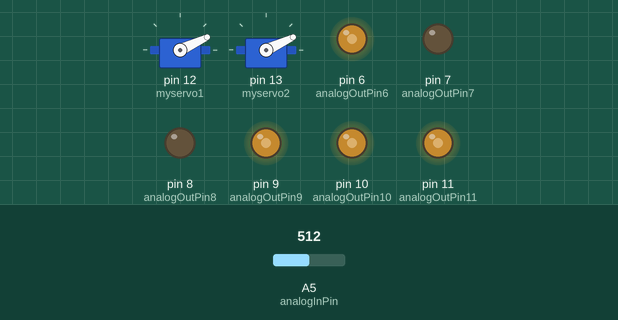
Simulated run of this sketch. Board: Arduino Uno, built with avr-gcc and run on an emulated ATmega328P. Parts: 2 × servo, output pins drawn as LEDs (lit = HIGH). Inputs (shaded band) come from the test bench; at power-on: A5 (analogInPin) = 512.

Above: at 1.26 s.
1.3 s: A5 (analogInPin) set to 716
At 1.47 s:
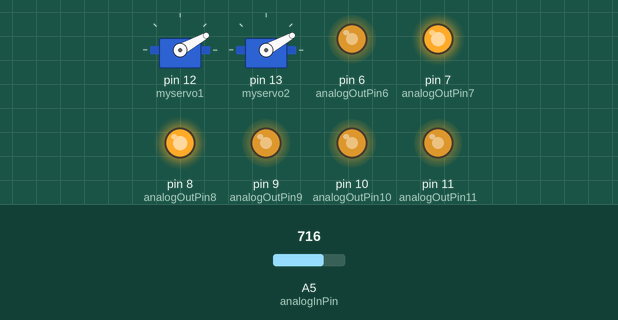
4.3 s: A5 (analogInPin) set to 900
At 4.49 s:
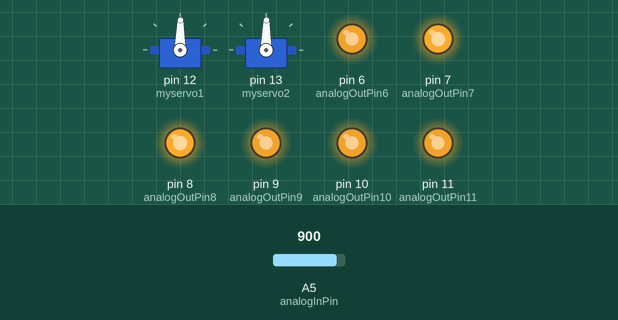
7.3 s: A5 (analogInPin) set to 511
At 9.11 s:
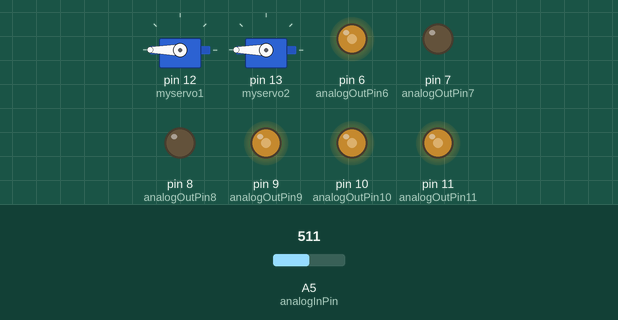
10.3 s: A5 (analogInPin) set to 170
At 10.48 s:
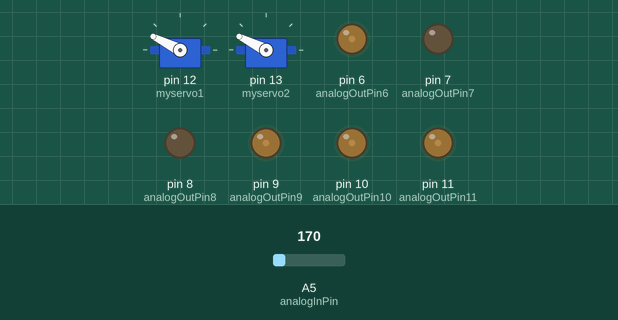
13.3 s: A5 (analogInPin) set to 306
At 13.45 s:
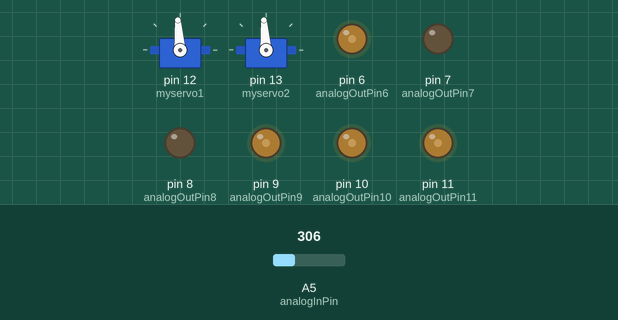
Timing chart, 0 to 24.8 s (numbered marks = the images above; inputs shaded):
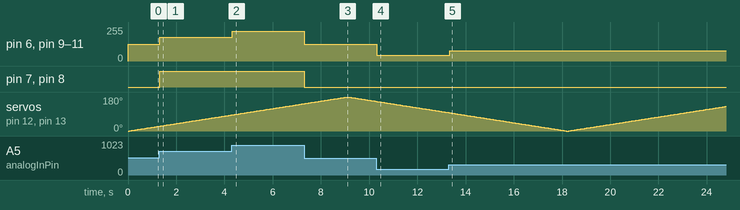

The sketch:

ArduinoCode.ino
```cpp
#include <Servo.h>

Servo myservo1;
Servo myservo2;

const int analogInPin = A5;

const int analogOutPin11 = 11;
const int analogOutPin10 = 10;
const int analogOutPin9 = 9;
const int analogOutPin8 = 8;
const int analogOutPin7 = 7;
const int analogOutPin6 = 6;

int sensorValue = 0;
int outputValue = 0;

int pos = 0;    // variable to store the servo position
int state =0;
int dingetje = 0;

void setup() {
  for (int i=6;i<12;i++)
  {
    pinMode(i, OUTPUT);
  }
  myservo1.attach(12);
  myservo2.attach(13);
}

void updateLights(){
      sensorValue = analogRead(analogInPin);
      outputValue = map(sensorValue, 0, 1023, 0, 255);
      analogWrite(analogOutPin11, outputValue);
      analogWrite(analogOutPin6, outputValue);
      analogWrite(analogOutPin7, outputValue);
      analogWrite(analogOutPin8, outputValue);
      analogWrite(analogOutPin9, outputValue);
      analogWrite(analogOutPin10, outputValue);
}

void loop() {

  digitalWrite(10, HIGH);
  updateLights();


   for (pos = 0; pos <= 180; pos += 1) { // goes from 0 degrees to 180 degrees
      myservo1.write(pos);              // tell servo to go to position in variable 'pos'
      myservo2.write(pos);
      updateLights();
      delay(50);                       // waits 15ms for the servo to reach the position
    }
   for (pos = 180; pos >= 0; pos -= 1) { // goes from 180 degrees to 0 degrees
      myservo1.write(pos);              // tell servo to go to position in variable 'pos'
      myservo2.write(pos);
      updateLights();
      delay(50);                       // waits 15ms for the servo to reach the position
    }


}
```

Measured:
- after the input at 1.3 s, pin 6 (analogOutPin6), pin 9 (analogOutPin9), pin 10 (analogOutPin10), pin 11 (analogOutPin11): 127/255 → 178/255 at once; pin 7 (analogOutPin7), pin 8 (analogOutPin8): LOW → HIGH at once
- after the input at 4.3 s, pin 6 (analogOutPin6), pin 9 (analogOutPin9), pin 10 (analogOutPin10), pin 11 (analogOutPin11): 178/255 → 224/255 at once
- after the input at 7.3 s, pin 6 (analogOutPin6), pin 9 (analogOutPin9), pin 10 (analogOutPin10), pin 11 (analogOutPin11): 224/255 → 127/255 at once; pin 7 (analogOutPin7), pin 8 (analogOutPin8): HIGH → LOW at once
- after the input at 10.3 s, pin 6 (analogOutPin6), pin 9 (analogOutPin9), pin 10 (analogOutPin10), pin 11 (analogOutPin11): 127/255 → 42/255 at once
- after the input at 13.3 s, pin 6 (analogOutPin6), pin 9 (analogOutPin9), pin 10 (analogOutPin10), pin 11 (analogOutPin11): 42/255 → 76/255 after 0.05 s
